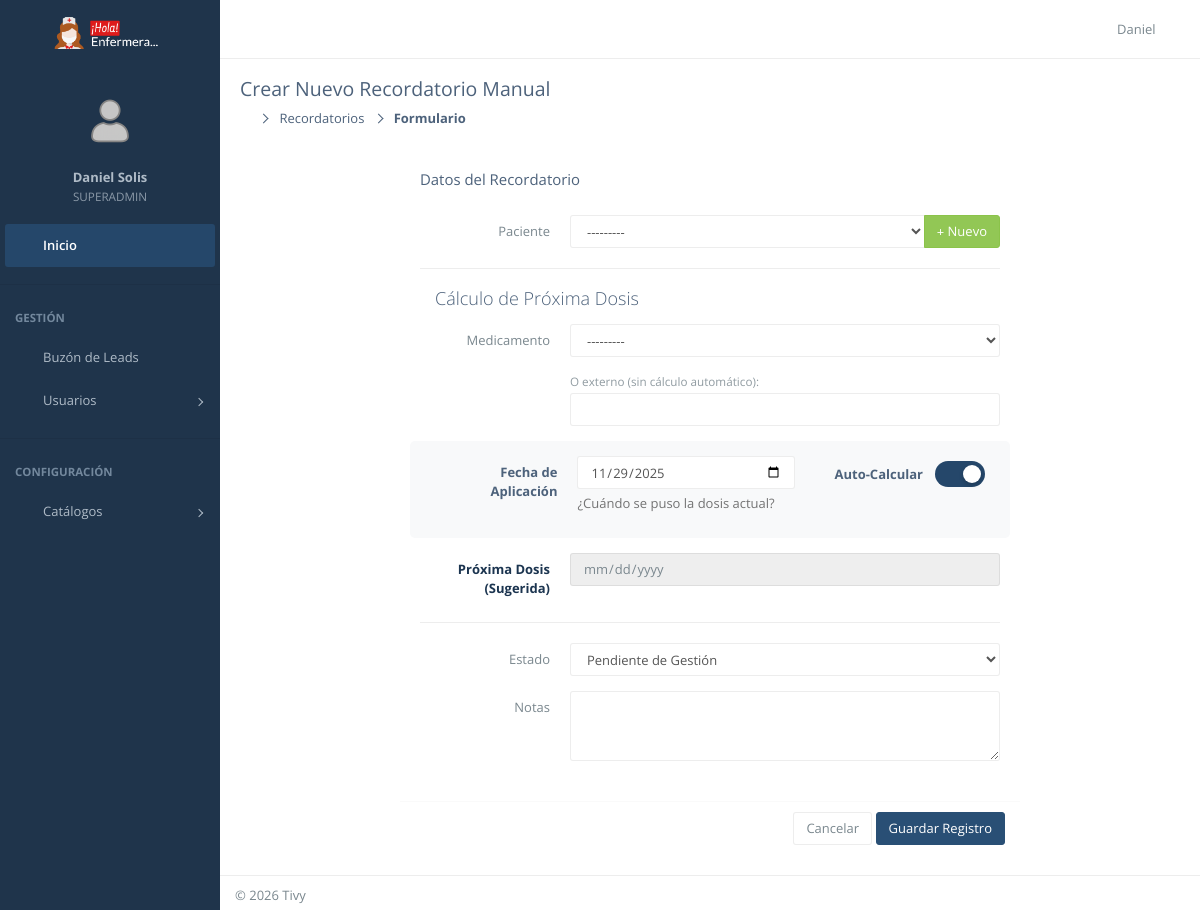
/citas/dashboard/recordatorios/crear/ (signed in), run on the app's committed database.
### CoreApps/users/models.py (models this page shows, shortened)
class User(AbstractUser):
    class Roles(models.TextChoices):
        CLIENTE = 'CLIENTE', _('Cliente')
        ENFERMERO = 'ENFERMERO', _('Enfermero')
        SUPERVISOR = 'SUPERVISOR', _('Supervisor')
        ADMINISTRADOR = 'ADMINISTRADOR', _('Administrador')
        SUPERADMIN = 'SUPERADMIN', _('Super Administrador')
    email = models.EmailField(_('Correo Electrónico'), unique=True)
    groups = models.ManyToManyField(
        Group,
        verbose_name=_('groups'),
        blank=True,
        help_text=_('The groups this user belongs to.'),
        related_name="custom_user_groups",  # Nombre único para evitar el choque
        related_query_name="user",
    )
    user_permissions = models.ManyToManyField(
        Permission,
        verbose_name=_('user permissions'),
        blank=True,
        help_text=_('Specific permissions for this user.'),
        related_name="custom_user_permissions", # Nombre único para evitar el choque
        related_query_name="user",
    )
    rol = models.CharField(
        max_length=20,
        choices=Roles.choices,
        default=Roles.CLIENTE,
        verbose_name=_('Rol en el sistema')
    )
    cedula = models.CharField(
        _('Cédula / RUC'),
        max_length=13,
        unique=True,
        blank=True,
        null=True
    )
    telefono = models.CharField(
        _('Teléfono Celular'),
        max_length=20,
        blank=True,
        null=True,
        help_text=_('Número principal para contacto')
    )
    foto = models.ImageField(upload_to='perfiles/fotos/', blank=True, null=True)
    USERNAME_FIELD = 'email'
    REQUIRED_FIELDS = ['username', 'first_name', 'last_name', 'cedula']
    class Meta:
        verbose_name = _('Usuario')
        verbose_name_plural = _('Usuarios')
    def __str__(self):
        return f"{self.get_full_name()} ({self.rol})"

### CoreApps/appointments/views.py (the view)
# urls.py: path('dashboard/recordatorios/crear/', AdminReminderCreateView.as_view(), name='admin_reminder_create'),
class AdminReminderCreateView(LoginRequiredMixin, AdminRequiredMixin, CreateView):
    model = AppointmentReminder
    form_class = AppointmentReminderForm
    template_name = 'appointments/admin/reminder_form.html'
    success_url = reverse_lazy('admin_reminder_list')
    def get_context_data(self, **kwargs):
        context = super().get_context_data(**kwargs)
        context['titulo'] = 'Crear Nuevo Recordatorio Manual'
        meds = Medication.objects.filter(activo=True)
        med_dict = {
            med.id: {'valor': med.frecuencia_valor, 'unidad': med.frecuencia_unidad}
            for med in meds
        }
        context['medicamentos_json'] = json.dumps(med_dict)
        return context

### CoreApps/appointments/views.py (called while the page is built)
    def test_func(self):
        user = self.request.user
        return user.is_authenticated and (user.rol in ['ADMINISTRADOR', 'SUPERADMIN'] or user.is_superuser)

### CoreApps/services/models.py (called while the page is built)
    def __str__(self):
        return f"{self.nombre} (Cada {self.frecuencia_valor} {self.get_frecuencia_unidad_display()})"

### templates/appointments/admin/reminder_form.html (shortened to what this page needs)
{% extends 'layouts/dashboard_base.html' %}
{% load widget_tweaks %}
{% block page_title %}{{ titulo }}{% endblock %}
{% block breadcrumb %}
    <li><a href="{% url 'admin_reminder_list' %}">Recordatorios</a></li>
    <li class="active">Formulario</li>
{% endblock %}
{% block content %}
<div class="row">
    <div class="col-lg-8 col-lg-offset-2">
        <div class="panel">
            <div class="panel-heading">
                <h3 class="panel-title">Datos del Recordatorio</h3>
            </div>
            <form method="post" class="form-horizontal">
                <div class="panel-body">
                    <div class="form-group">
                        <label class="col-sm-3 control-label">Paciente</label>
                        <div class="col-sm-9">
                            <div class="input-group">
                                {{ form.paciente }}
                                <span class="input-group-btn">
                                    <button class="btn btn-success" type="button" data-toggle="modal" data-target="#modal-quick-patient">
                                        <i class="fa fa-plus"></i> Nuevo
                                    </button>
                                </span>
                            </div>
                        </div>
                    </div>
                    <hr>
                    <h4 class="pad-hor mar-btm text-thin">Cálculo de Próxima Dosis</h4>
                    <div class="form-group">
                        <label class="col-sm-3 control-label">Medicamento</label>
                        <div class="col-sm-9">
                            {{ form.medicamento_catalogo }}
                            <div class="mar-top">
                                <label class="text-muted text-sm">O externo (sin cálculo automático):</label>
                                {{ form.medicamento_externo }}
                            </div>
                        </div>
                    </div>
                    <div class="form-group bg-gray-light pad-all" style="border-radius: 5px;">
                        <label class="col-sm-3 control-label text-bold text-main">Fecha de Aplicación</label>
                        <div class="col-sm-5">
                            {{ form.fecha_aplicacion }}
                            <span class="help-block">¿Cuándo se puso la dosis actual?</span>
                        </div>
                        <div class="col-sm-4">
                            <div class="switch-container">
                                <span class="text-bold text-main">Auto-Calcular</span>
                                <label class="switch">
                                    <span class="slider"></span>
                                </label>
                            </div>
                        </div>
                    </div>
                    <div class="form-group">
                        <label class="col-sm-3 control-label text-bold text-primary">Próxima Dosis (Sugerida)</label>
                        <div class="col-sm-9">
                            {{ form.fecha_limite_sugerida }}
                        </div>
                    </div>
                    <hr>
                    <div class="form-group">
                        <label class="col-sm-3 control-label">Estado</label>
                        <div class="col-sm-9">
                            {{ form.estado }}
                        </div>
                    </div>
                    <div class="form-group">
                        <label class="col-sm-3 control-label">Notas</label>
                        <div class="col-sm-9">
                            {{ form.notas }}
                        </div>
                    </div>
                </div>
                <div class="panel-footer text-right">
                    <a href="{% url 'admin_reminder_list' %}" class="btn btn-default">Cancelar</a>
                    <button type="submit" class="btn btn-primary">Guardar Registro</button>
                </div>
            </form>
        </div>
    </div>
</div>
{% endblock %}

### templates/includes/dashboard/navbar.html (shortened to what this page needs)
{% load static %}
<header id="navbar">
    <div id="navbar-container" class="boxed">
        <div class="navbar-header">
            <a href="{% url 'dashboard' %}" class="navbar-brand">
                <div class="brand-custom-wrapper">
                    <img src="{% static 'img/logo-hola-enfermera2.png' %}"
                         alt="Hola Enfermera"
                         class="logo-image logo-lg">
                </div>
            </a>
        </div>
        <div class="navbar-content">
            <ul class="nav navbar-top-links pull-left">
                <li class="tgl-menu-btn">
                    <a class="mainnav-toggle" href="#">
                        <i class="demo-pli-list-view"></i>
                    </a>
                </li>
            </ul>
            <ul class="nav navbar-top-links pull-right">
                <li id="dropdown-user" class="dropdown">
                    <a href="#" data-toggle="dropdown" class="dropdown-toggle text-right">
                        <span class="ic-user pull-right">
                            <i class="demo-pli-male"></i>
                        </span>
                        <div class="username hidden-xs">{{ user.first_name }}</div>
                    </a>
                </li>
            </ul>
        </div>
    </div>
</header>

### templates/includes/dashboard/menu.html (shortened to what this page needs)
{% load static %}
<nav id="mainnav-container">
    <div id="mainnav">
        <div id="mainnav-menu-wrap">
            <div class="nano">
                <div class="nano-content">
                    <div id="mainnav-profile" class="mainnav-profile">
                        <div class="profile-wrap text-center">
                            <div class="pad-btm">
                                {% if user.foto %}
                                    <img class="img-circle img-md" src="{{ user.foto.url }}" alt="Foto">
                                {% else %}
                                    <img class="img-circle img-md" src="{% static 'img/profile-photos/user.png' %}" alt="Foto">
                                {% endif %}
                            </div>
                            <a href="#profile-nav" class="box-block" data-toggle="collapse" aria-expanded="false">
                                <p class="mnp-name">{{ user.get_full_name }}</p>
                                <span class="mnp-desc">{{ user.rol }}</span>
                            </a>
                        </div>
                    </div>
                    <ul id="mainnav-menu" class="list-group">
    <li class="active-link">
        <a href="{% url 'dashboard' %}">
            <i class="demo-pli-home"></i>
            <span class="menu-title">Inicio</span>
        </a>
    </li>
    {% if user.rol in 'ADMINISTRADOR,SUPERADMIN,SUPERVISOR' or user.is_superuser %}
        <li class="list-divider"></li>
        <li class="list-header">Gestión</li>
        <li>
            <a href="{% url 'admin_reminder_list' %}">
                <i class="demo-pli-mail"></i>
                <span class="menu-title">Buzón de Leads</span>
            </a>
        </li>
       <li>
            <a href="#">
                <i class="demo-pli-male-female"></i>
                <span class="menu-title">Usuarios</span>
                <i class="arrow"></i>
            </a>
        </li>
        <li class="list-divider"></li>
        <li class="list-header">Configuración</li>
        <li>
            <a href="#">
                <i class="demo-pli-gear"></i>
                <span class="menu-title">Catálogos</span>
                <i class="arrow"></i>
            </a>
        </li>
    {% endif %}
</ul>
                </div>
            </div>
        </div>
    </div>
</nav>

### static/css/dashboard.css (style rules this page uses)
body { margin: 0; padding: 0; min-height: 100vh; }
.navbar-brand img { height: 40px; }

### templates/appointments/admin/reminder_form.html (style rules this page uses)
.switch { position: relative; display: inline-block; width: 50px; height: 26px; margin-bottom: 0; vertical-align: middle; }
.slider { position: absolute; cursor: pointer; top: 0; left: 0; right: 0; bottom: 0; background-color: #ccc; -webkit-transition: .4s; transition: .4s; border-radius: 34px; }
.slider:before { position: absolute; content: ""; height: 18px; width: 18px; left: 4px; bottom: 4px; background-color: white; -webkit-transition: .4s; transition: .4s; border-radius: 50%; box-shadow: 0 2px 4px rgba(0,0,0,0.2); }
input:checked + .slider { background-color: #25476a; }
input:checked + .slider:before { -webkit-transform: translateX(24px); -ms-transform: translateX(24px); transform: translateX(24px); }
.switch-container { display: flex; align-items: center; justify-content: flex-end; gap: 12px; height: 100%; padding-top: 5px; }

### templates/includes/dashboard/navbar.html (style rules this page uses)
.brand-custom-wrapper { width: 100%; height: 100%; display: flex; align-items: center; justify-content: center; position: relative; }
.logo-image { max-height: 40px; width: auto; object-fit: contain; transition: all 0.3s ease; }
#container.mainnav-lg .logo-lg { display: block; }
.navbar-brand { padding: 0 !important; }

### data on the page
User: first_name "Daniel", get_full_name "Daniel Solis", rol "SUPERADMIN"

### other printed values
{{ titulo }} "Crear Nuevo Recordatorio Manual"
